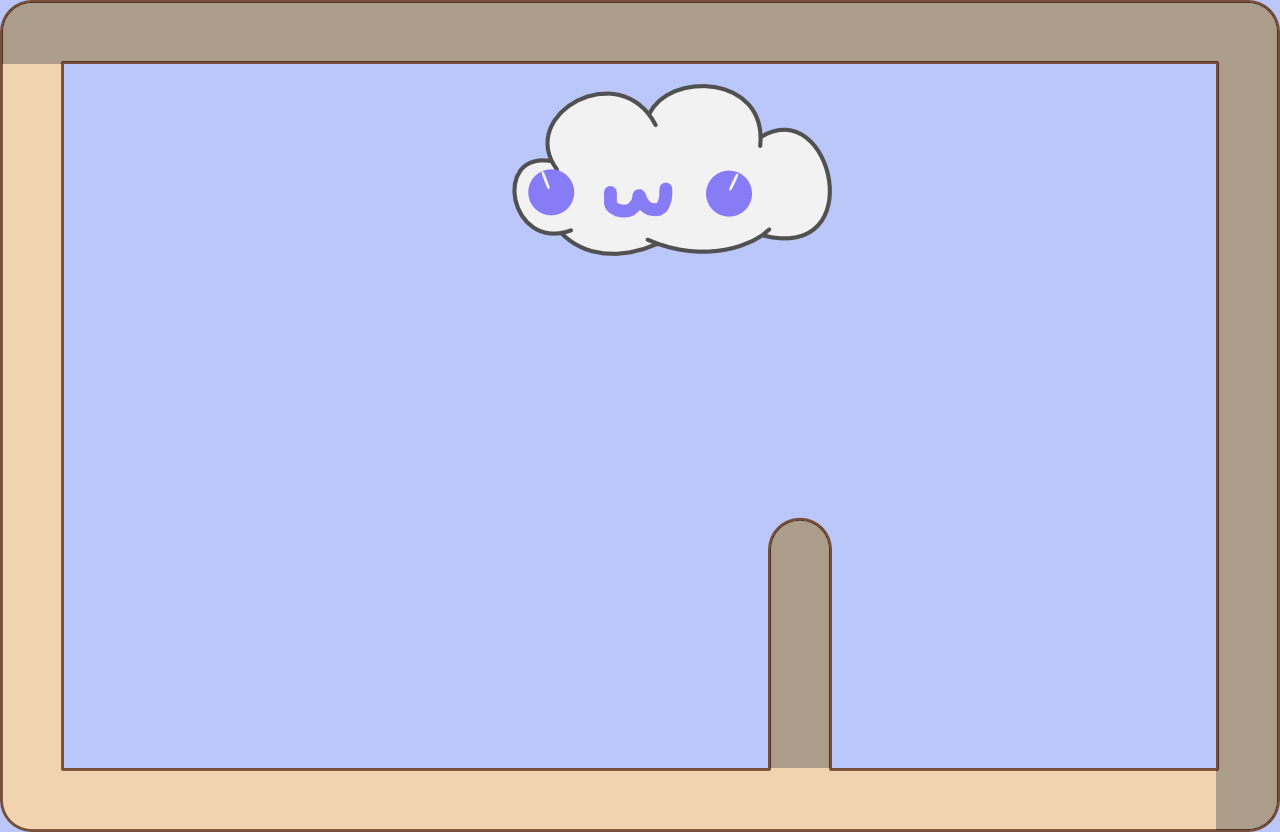

Tiled map render using the project's own tile images. Description and the map definition, with tile-layer contents summarised, below:
An orthogonal 20x13 tile map with 64x64 px tiles, 4 tile layers (background, paredes, nowall, Capa de patrones 4) and 7 objects (3x ET_WALL_NOPORTAL, ET_PLAYER, ET_PRINCESS).

<map version="1.0" orientation="orthogonal" width="20" height="13" tilewidth="64" tileheight="64">
 <tileset firstgid="1" name="tilemapinkscape" tilewidth="64" tileheight="64">
  <image source="tilemapinkscape.png" trans="000000" width="1024" height="1024" />
 </tileset>
 <layer name="background" width="20" height="13">
  <data>[260 cells, 260 non-empty, 1 distinct tile ids]</data>
 </layer>
 <layer name="paredes" width="20" height="13">
  <data>[260 cells, 119 non-empty, 20 distinct tile ids]</data>
 </layer>
 <objectgroup name="BBoxes" width="20" height="13">
  <object name="ET_WALL_NOPORTAL" x="0" y="0" width="1280" height="64" />
  <object name="ET_WALL_NOPORTAL" x="1216" y="64" width="64" height="768" />
  <object x="0" y="768" width="1216" height="64" />
  <object x="0" y="64" width="64" height="704" />
  <object name="ET_PLAYER" x="192" y="512" width="64" height="64" />
  <object name="ET_PRINCESS" x="1024" y="576" width="64" height="64" />
  <object name="ET_WALL_NOPORTAL" x="768" y="512" width="64" height="256" />
 </objectgroup>
 <layer name="nowall" width="20" height="13">
  <data>[260 cells, 41 non-empty, 4 distinct tile ids]</data>
 </layer>
 <layer name="Capa de patrones 4" width="20" height="13">
  <data>[260 cells, 8 non-empty, 8 distinct tile ids]</data>
 </layer>
</map>
